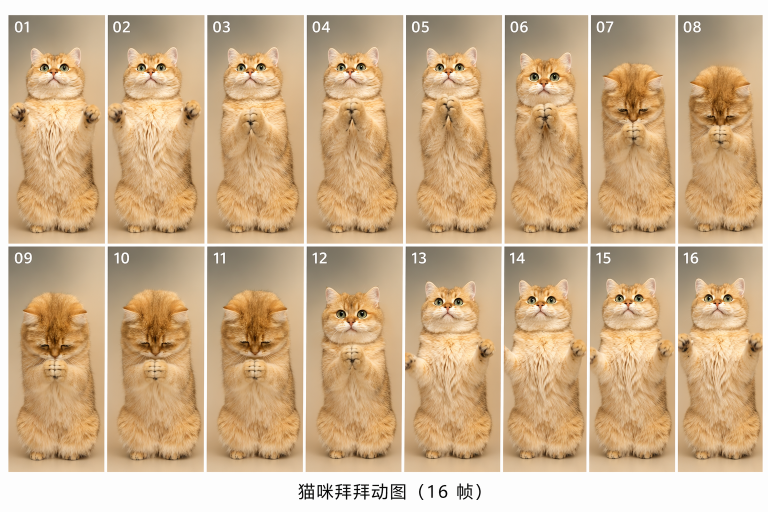
#> input picture cat_anime/bai.png, 1536 x 1024 px (shown at 1/2 size)
$ python split2.py
#> lines starting #> are read from the running program, lines starting #| are printed output that depends on the picture
import cv2
import numpy as np
import os

def smart_split_frames(image_path, output_dir='output_frames_smart'):
    # 1. 读取图片
#> called with image_path = './cat_anime/bai.png', output_dir = 'cat_anime/frames_smart'
    img = cv2.imread(image_path)
#> img is the input picture: shape (1024, 1536, 3); mean B, G, R 140.6, 176.7, 206.3
    if img is None:
        print("Error: Could not read image.")
        return

    gray = cv2.cvtColor(img, cv2.COLOR_BGR2GRAY)
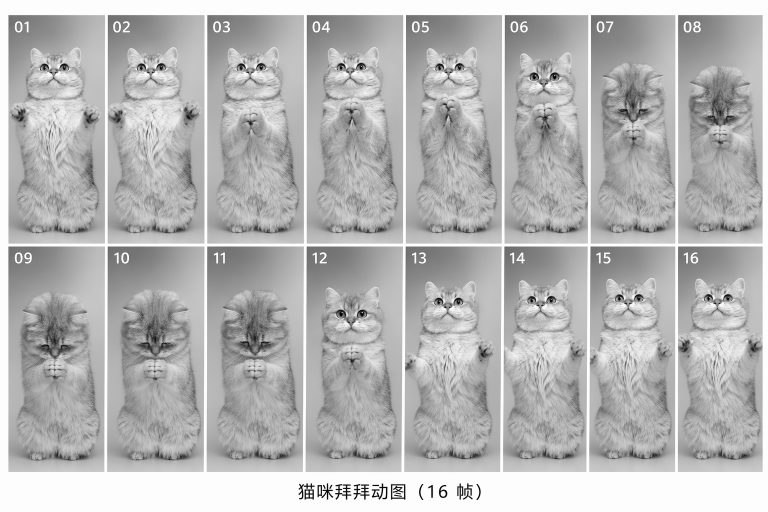
#> gray: shape (1024, 1536) (shown at 1/2 size); min 0, max 255, mean 181.4
    h, w = gray.shape
#> h = 1024; w = 1536

    # 2. 移除底部的标题栏
    # 我们从底向上扫描，寻找第一个有内容的行
    # 这里我们使用垂直投影，计算每一行的像素平均值
    row_means = np.mean(gray, axis=1)
#> row_means = 1024 values, max 254 at index 488, min 138.2 at index 911, mean 181.4

    # 寻找一个阈值。因为背景是纯灰色(约200)，标题是纯白，文字是黑。
    # 标题栏通常比背景更“亮”（有大量空白）。
    # 这里的策略是寻找连续大片“偏亮”区域的上方边界。
    # 我们反其道而行之：从下往上，寻找第一个连续的“深色”行（属于猫猫或文字）

    crop_bottom_y = h
#> crop_bottom_y = 1024
    threshold = 190 # 根据背景色调整，背景约200。小于这个值视为有内容

    for y in range(h - 1, 0, -1):
        if np.mean(gray[y, :]) < threshold: # 发现了有内容的一行
            crop_bottom_y = y
            break

    # 向下预留几个像素，避免切到最后一行脚的边缘
    crop_bottom_y = min(h, crop_bottom_y + 10)
#> crop_bottom_y = 936

    print(f"检测到标题栏，有效内容截取到 y={crop_bottom_y}")
#| 检测到标题栏，有效内容截取到 y=936
    cropped_content = gray[0:crop_bottom_y, 0:w]
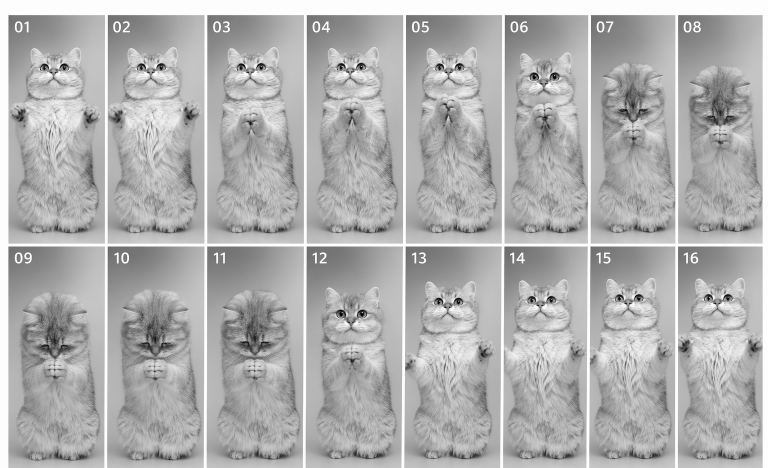
#> cropped_content: shape (936, 1536) (shown at 1/2 size); min 0, max 254, mean 175.7
    cropped_color = img[0:crop_bottom_y, 0:w]
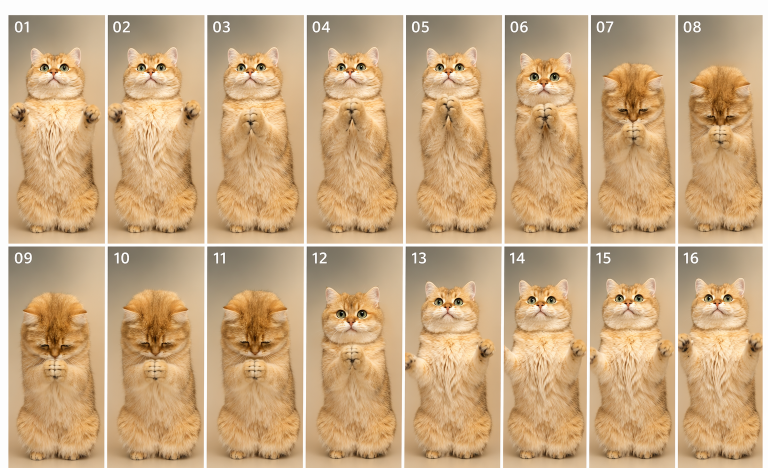
#> cropped_color: shape (936, 1536, 3) (shown at 1/2 size); mean B, G, R 131.3, 170.5, 202.7
    ch, cw = cropped_content.shape
#> ch = 936; cw = 1536

    # 3. 水平投影检测列边界
    col_means = np.mean(cropped_content, axis=0)
#> col_means = 1536 values, max 254 at index 15, min 153 at index 49, mean 175.7

    # 寻找所有的“间距”（峰值，代表白色背景）
    # 在这里我们寻找那些“很亮”的列
    gap_threshold = 205 # 比背景更亮
    gaps = np.where(col_means > gap_threshold)[0]
#> gaps = 73 values from 0 to 1535

    # 将连续的 gap 像素归类为同一个间距
    col_splits = []
    if len(gaps) > 0:
        start = gaps[0]
#> start = 0
        for i in range(1, len(gaps)):
            if gaps[i] - gaps[i-1] > 10: # 如果两个 gap 像素不连续，说明是一个新的间距
                col_splits.append((start, gaps[i-1]))
                start = gaps[i]
#> this loop made 72 passes
#> start on passes 17, 23, 29, 35, 42, 49, 56, 62: 209, 408, 607, 805, 1002, 1174, 1350, 1525
#> after the loop, col_splits = [(0, 16), (209, 214), (408, 413), (607, 612), (805, 811), (1002, 1008), (1174, 1180), (1350, 1355)]
        col_splits.append((start, gaps[-1])) # 添加最后一个

    # 将间距转换为帧的边界 (x1, x2)
    col_bounds = []
    if not col_splits: # 如果没找到 gap，使用之前的 fallback
        print("未检测到明显列间距，使用 Fallback 方案")
        fw = cw // 8
        col_bounds = [(i*fw, (i+1)*fw) for i in range(8)]
    else:
        # 第一帧
        col_bounds.append((0, col_splits[0][0]))
        # 中间帧
        for i in range(1, len(col_splits)):
            col_bounds.append((col_splits[i-1][1], col_splits[i][0]))
#> this loop made 8 passes
#> after the loop, col_bounds = [(0, 0), (16, 209), (214, 408), (413, 607), (612, 805), (811, 1002), (1008, 1174), (1180, 1350), (1355, 1525)]
        # 最后一帧
        col_bounds.append((col_splits[-1][1], cw))

    print(f"检测到 {len(col_bounds)} 列")
#| 检测到 10 列

    # 4. 垂直投影检测行边界
    # 在裁剪后的图像上重复
    row_means_content = np.mean(cropped_content, axis=1)
#> row_means_content = 936 values, max 254 at index 488, min 138.2 at index 911, mean 175.7

    gaps_row = np.where(row_means_content > gap_threshold)[0]
#> gaps_row = 36 values from 0 to 492

    row_splits = []
    if len(gaps_row) > 0:
        start = gaps_row[0]
#> start = 0
        for i in range(1, len(gaps_row)):
            if gaps_row[i] - gaps_row[i-1] > 10: # 行间距通常比较大
                row_splits.append((start, gaps_row[i-1]))
                start = gaps_row[i]
#> this loop made 35 passes
#> start on pass 30: 487
#> after the loop, row_splits = [(0, 29)]
        row_splits.append((start, gaps_row[-1]))

    row_bounds = []
    if not row_splits:
        print("未检测到明显行间距，使用 Fallback 方案")
        fh = ch // 2
        row_bounds = [(0, fh), (fh, ch)]
    else:
        # 第一行
        row_bounds.append((0, row_splits[0][0]))
        # 其他行
        for i in range(1, len(row_splits)):
            row_bounds.append((row_splits[i-1][1], row_splits[i][0]))
#> this loop made 1 pass
#> after the loop, row_bounds = [(0, 0), (29, 487)]
        # 最后一行
        row_bounds.append((row_splits[-1][1], ch))

    print(f"检测到 {len(row_bounds)} 行")
#| 检测到 3 行

    # 5. 执行分割
    if not os.path.exists(output_dir):
        os.makedirs(output_dir)

    count = 1
    for r_idx, (y1, y2) in enumerate(row_bounds):
        # 每一行检测到的高度范围
        for c_idx, (x1, x2) in enumerate(col_bounds):
            # 每一列检测到的宽度范围

            # 确保坐标合法且区域不为零
            if y2 > y1 and x2 > x1:
                frame = cropped_color[y1:y2, x1:x2]

                # 再次确认：如果图片过小，可能是误检的杂质，跳过
                fh, fw = frame.shape[:2]
                if fh < 100 or fw < 50:
                    continue

                save_path = os.path.join(output_dir, f'frame_{count:02d}.jpg')
                cv2.imwrite(save_path, frame)
                print(f"已保存: {save_path}, 尺寸: {fw}x{fh}")
                count += 1
#> this loop made 3 passes
#> (y1, y2) on passes 1 to 3: (0, 0), (29, 487), (492, 936)
#> (printed output is left out)
#> pass 2, in smart_split_frames, `cv2.imwrite(save_path, frame)`:
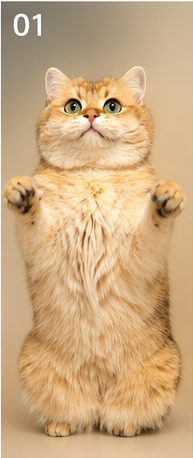
#> saved as frame_01.jpg: shape (458, 193, 3); mean B, G, R 128.6, 170.2, 204
#> pass 2, in smart_split_frames, `cv2.imwrite(save_path, frame)`:
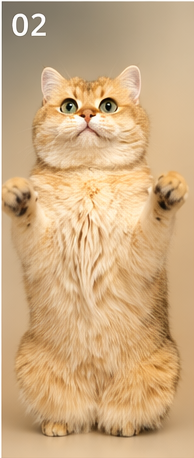
#> saved as frame_02.jpg: shape (458, 194, 3); mean B, G, R 129.7, 171.5, 205.5
#> pass 2, in smart_split_frames, `cv2.imwrite(save_path, frame)`:
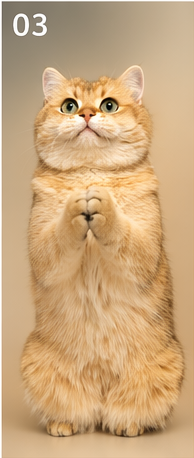
#> saved as frame_03.jpg: shape (458, 194, 3); mean B, G, R 125.3, 168, 203
#> pass 2, in smart_split_frames, `cv2.imwrite(save_path, frame)`:
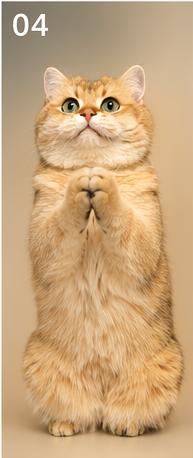
#> saved as frame_04.jpg: shape (458, 193, 3); mean B, G, R 124.8, 166.8, 201.5
#> after the loop, count = 17

    print("--- 分割完成 ---")

# 使用脚本
# 将 'your_cat_image.jpg' 替换为你的文件名
smart_split_frames('./cat_anime/bai.png', output_dir='cat_anime/frames_smart')

$ run again, with cat_anime/eat.png copied over cat_anime/bai.png
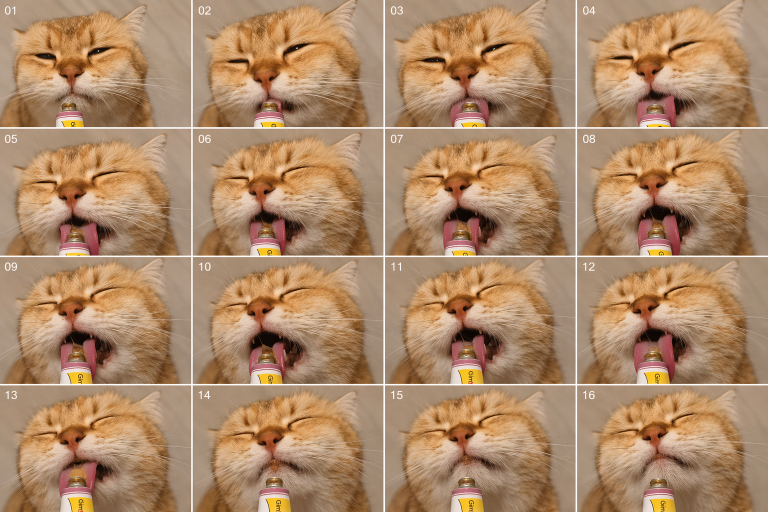
#> input picture cat_anime/eat.png, 1536 x 1024 px (shown at 1/2 size)
#> in smart_split_frames, img is the input picture: shape (1024, 1536, 3); mean B, G, R 104.7, 137.1, 173.2
#> in smart_split_frames, `gray = cv2.cvtColor(img, cv2.COLOR_BGR2GRAY)`:
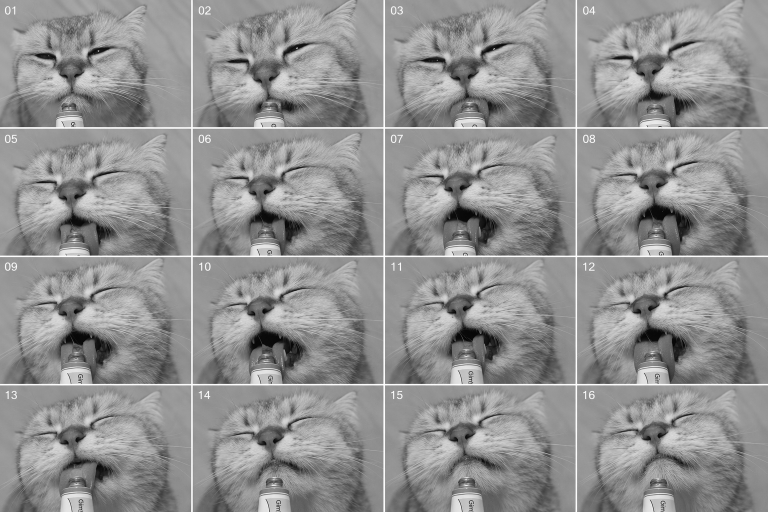
#> gray: shape (1024, 1536) (shown at 1/2 size); min 1, max 254, mean 144.2
#> row_means = 1024 values, max 253.5 at index 512, min 113.9 at index 683, mean 144.2
#| 检测到标题栏，有效内容截取到 y=1024
#> col_means = 1536 values, max 253.6 at index 768, min 123.1 at index 717, mean 144.2
#> gaps = [382, 383, 384, 385, 767, 768, 769, 1151, 1152, 1153]
#> in smart_split_frames, `start = gaps[0]`: start = 382
#> the loop in smart_split_frames, `for i in range(1, len(gaps)):` made 9 passes
#> start on passes 4, 7: 767, 1151
#> after the loop in smart_split_frames, `for i in range(1, len(gaps)):`: col_splits = [(382, 385), (767, 769)]
#> the loop in smart_split_frames, `for i in range(1, len(col_splits)):` made 2 passes
#> after the loop in smart_split_frames, `for i in range(1, len(col_splits)):`: col_bounds = [(0, 382), (385, 767), (769, 1151)]
#| 检测到 4 列
#> row_means_content has the same summary as row_means
#> gaps_row = [254, 255, 256, 511, 512, 513, 768, 769, 770]
#> in smart_split_frames, `start = gaps_row[0]`: start = 254
#> the loop in smart_split_frames, `for i in range(1, len(gaps_row)):` made 8 passes
#> start on passes 3, 6: 511, 768
#> after the loop in smart_split_frames, `for i in range(1, len(gaps_row)):`: row_splits = [(254, 256), (511, 513)]
#> the loop in smart_split_frames, `for i in range(1, len(row_splits)):` made 2 passes
#> after the loop in smart_split_frames, `for i in range(1, len(row_splits)):`: row_bounds = [(0, 254), (256, 511), (513, 768)]
#| 检测到 4 行
#> the loop in smart_split_frames, `for r_idx, (y1, y2) in enumerate(row_bounds):` made 4 passes
#> (printed output is left out)
#> pass 1, in smart_split_frames, `cv2.imwrite(save_path, frame)`:
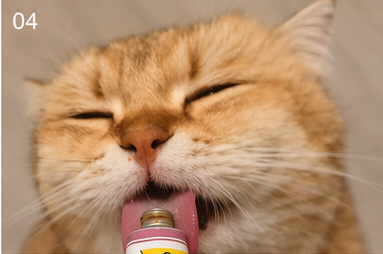
#> saved as frame_04.jpg: shape (254, 383, 3); mean B, G, R 109.1, 142.3, 179.9
#> after the loop in smart_split_frames, `for r_idx, (y1, y2) in enumerate(row_bounds):`: count = 17
